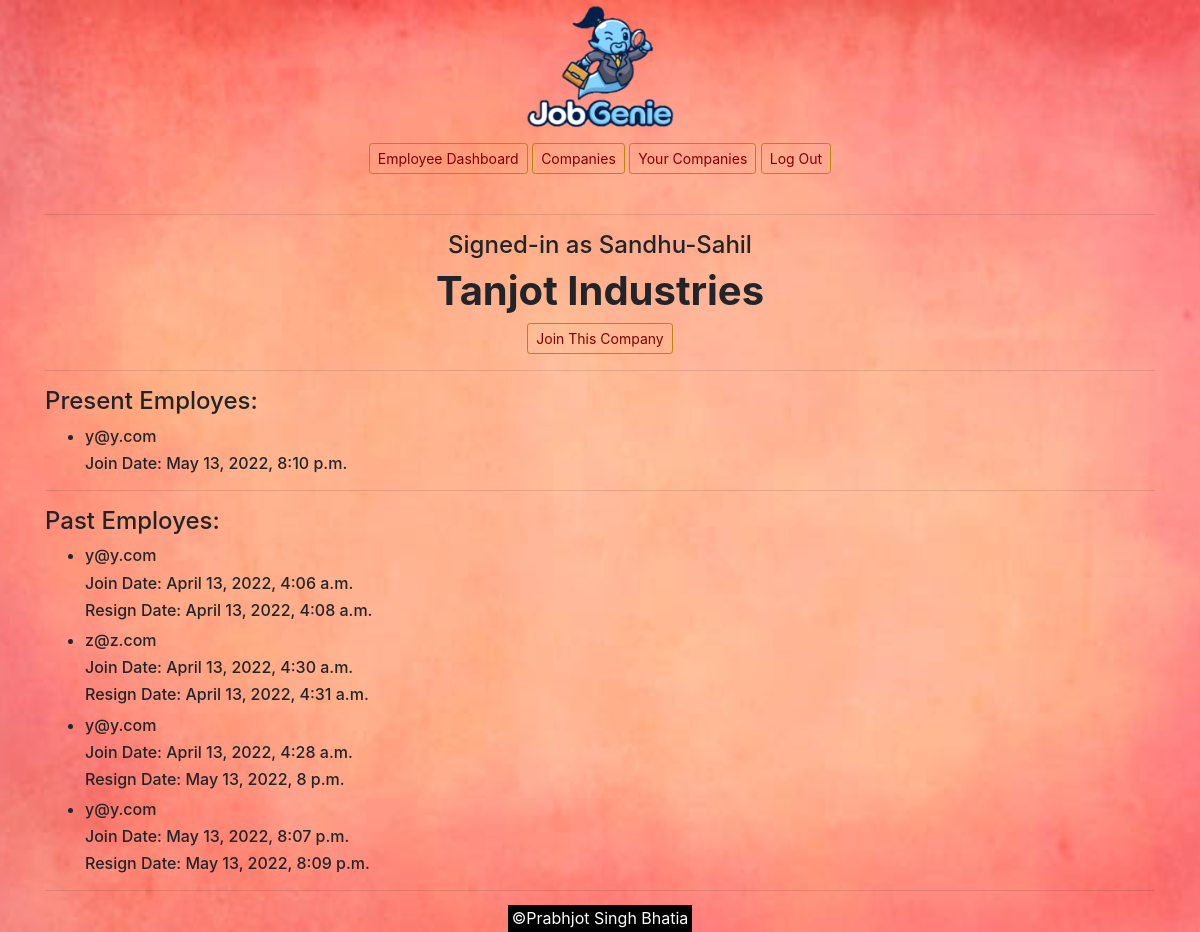
The page /company_dashboard/Tanjot Industries (signed in) on the database its author committed.
### employment/models.py (models this page shows)
class User(AbstractUser):
    pass

class Company(models.Model):
    name = models.CharField(max_length=1000)
    creator = models.ForeignKey("User", on_delete=models.PROTECT)

class Employee(models.Model):
    user = models.ForeignKey("User", on_delete=models.PROTECT)
    company = models.ForeignKey("Company", on_delete=models.PROTECT, null=True)
    join_date = models.DateTimeField(auto_now_add = True)

class History(models.Model):
    user = models.ForeignKey("User", on_delete=models.PROTECT )
    company = models.ForeignKey("Company", on_delete=models.PROTECT)
    join_date = models.DateTimeField(blank = True)
    leave_date = models.DateTimeField(auto_now_add = True)

### employment/views.py (the view)
# urls.py: path("company_dashboard/<str:id>", views.company_dashboard, name="company_dashboard"),
@login_required
def company_dashboard(request, id):
    comp = Company.objects.get(name = id)
    his  = History.objects.filter(company = Company.objects.get(name = id))
    emp = Employee.objects.filter(company = Company.objects.get(name = id))
    if Employee.objects.filter(user = request.user):
        emp2 = Employee.objects.get(user = request.user)
    else:
        emp2=None
    content = {
        'history' : his,
        'employee' : emp,
        'company' : comp,
        'employ':emp2
    }
    print(comp)
    return render(request, "employment/company_dashboard.html", content)

### employment/templates/employment/company_dashboard.html (shortened to what this page needs)
{% extends "employment/layout.html" %}
{% load static %}
{% block body %}
<div style="text-align:center;">
    <img src="/static/employment/logo.png" alt="logo" width="150px">
    <br>
    <a class="btn btn-sm btn-outline-primary" href="{% url 'employee' %}">Employee Dashboard</a>
    <a class="btn btn-sm btn-outline-primary" href="{% url 'company' %}">Companies</a>
    <a class="btn btn-sm btn-outline-primary" href="{% url 'your_company' %}">Your Companies</a>
    <a class="btn btn-sm btn-outline-primary" href="{% url 'logout' %}">Log Out</a>
    </div>
    <br>
    <hr>
    <h4 style="text-align: center;">Signed-in as {{ request.user }}</h4>
    <div style="text-align: center;">
        <h1 style="text-align: center;"><b>{{company.name}}</b></h1>
        {% if company.creator != request.user and employ.company != company %}
            <a class="btn btn-sm btn-outline-primary" href="{% url 'join_company' id=company.name %}">Join This Company</a>
        {% endif %}
    </div>
    <hr>
    <div>
        <h4>Present Employes:</h4>
        <ul>
        {% for employ in employee %}
        <li>
            <h6>{{employ.user}}</h6>
            <h6>Join Date: {{employ.join_date}}</h6>
        </li>
        {% endfor %}
        </ul>
    </div>
    <hr>
    <div>
        <h4>Past Employes:</h4>
        <ul>
        {% for employ in history %}
        <li>
            <h6>{{employ.user}}</h6>
            <h6>Join Date: {{employ.join_date}}</h6>
            <h6>Resign Date: {{employ.leave_date}}</h6>
        </li>
        {% endfor %}
        </ul>
    </div>
    <hr>
{% endblock %}

### employment/static/employment/styles.css (style rules this page uses)
body { background: fixed; background-image: url(/static/employment/bg.jpg); background-repeat: no-repeat; background-position: center; background-size: cover; }
.btn-outline-primary { color: maroon; border-color: darkgoldenrod; }

### rows shown on the page
User: user "Sandhu-Sahil"
Company: name "Tanjot Industries"
Employee: user "y@y.com", join_date "May 13, 2022, 8:10 p.m."
History: user "y@y.com", join_date "April 13, 2022, 4:06 a.m.", leave_date "April 13, 2022, 4:08 a.m."
History: user "z@z.com", join_date "April 13, 2022, 4:30 a.m.", leave_date "April 13, 2022, 4:31 a.m."
History: user "y@y.com", join_date "April 13, 2022, 4:28 a.m.", leave_date "May 13, 2022, 8 p.m."
History: user "y@y.com", join_date "May 13, 2022, 8:07 p.m.", leave_date "May 13, 2022, 8:09 p.m."
